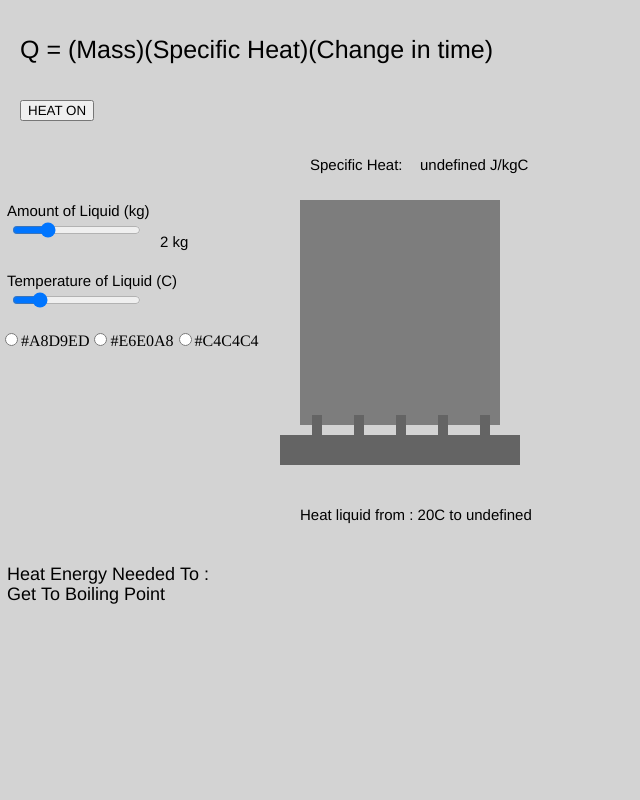
Frame 1 (no input)
Frame 60 (no input): identical to frame 1, image omitted
Frame 120 (the mouse pressed at the canvas centre since frame 60): identical to frame 1, image omitted

The p5.js sketch that drew this single still picture (run headless with seeded random() and noise() and a simulated clock; from frame 60 on, the mouse is pressed at the canvas centre):

// p5.js sketch
// ── sketch.js
var xpos,ypos;
var ySize;
var liqcolor;
var shtext;
var boilpt;
var flame;
var templ;
var running = false;

function setup() {
  canvas = createCanvas(640, 800);
  frameRate(30);

  
  aSlider = createSlider(1,5,2);
  aSlider.position(10, 220);
  aSlider.mousePressed(filler);
  aSlider.mouseReleased(filler);
  aSlider.class("sim-slider");
  
  tempWSlider = createSlider(1,110,20);
  tempWSlider.position(10, 290);
  tempWSlider.mousePressed(filler);
  tempWSlider.mouseReleased(filler);
  tempWSlider.class("sim-slider");

  
  boilButton = createButton('HEAT ON');
  boilButton.position(20,100);
  boilButton.mouseClicked(togglePlayButton);
  boilButton.class("sim-button");
  
  radioVert = createRadio();
  radioVert.position(0,330);
  radioVert.option('Water', '#A8D9ED');
  radioVert.option('Olive Oil', '#E6E0A8');
  radioVert.option('Mercury', '#C4C4C4');
  
  radioVert.class('sim-radio vertical');
  radioVert.changed(switchColor);
  
  
  liquidc = color('#7D7D7D');
  
  liqcolor=125,125,125,255;
}

function draw() {
background('lightgray');
  fill("black");
  textSize(15);
  textStyle(NORMAL);
  text("Amount of Liquid (kg)",7,216);
  text("Temperature of Liquid (C)",7,286);
  text("Specific Heat: ",310,170);
  text(shtext+" J/kgC ",420,170);
  text("Heat liquid from : "+ tempWSlider.value()+"C to "+ boilpt,300,520);
  text(aSlider.value()+" kg ",160, 247);

  
  textSize(18);
  text("Heat Energy Needed To : ",7,580);
  text("Get To Boiling Point ",7,600);
  textSize(25);
  text("Q = (Mass)(Specific Heat)(Change in time)",20,58);
  
///////////////////////////////////////////////////////////////////////////////////////////
if (flame==true){
drawFlame();
Q=(aSlider.value()*shtext*(templ-tempWSlider.value()));
textSize(35);
text(Q+" J",7,650);
}
drawContainer();
drawStove();
  fill(liquidc);
  rect(310,ypos,180,ySize);


ySize=aSlider.value()*40;

if (aSlider.value()==1){
ypos=360;
}
if (aSlider.value()==2){
ypos=320;
}
if (aSlider.value()==3){
ypos=280;
}
if (aSlider.value()==4){
ypos=240;
}
if (aSlider.value()==5){
ypos=200;
}

if (radioVert.value() == '#A8D9ED') {
shtext=4186;
boilpt=100+ "C (Boiling Point)";
templ=100;
}

if (radioVert.value() == '#E6E0A8') {
shtext=1970;
boilpt=207+"C (Smoking Point)";
templ=207;
}

if (radioVert.value() == '#C4C4C4') {
shtext=140;
boilpt=357 + "C (Boiling Point)";
templ=357;
}
  
  
    }





function filler(){

}

function togglePlayButton(){
if (!running){
running = true;
flame=true;
return
}
if (running){
	  flame=false;
      running = false;
      return
    }
}

function drawContainer(){
  noStroke();
  rectMode(CORNER);
  fill(125,125,125,255);
  rect(300,200,200,225);
}

function drawFlame(){
  noStroke();
  rectMode(CORNER);
  fill('#E69539');
  rect(300,420,200,30);
}

function drawStove(){
  noStroke();
  rectMode(CORNER);
  fill(100,100,100,255);
  rect(280,435,240,30);
  rect(312,415,10,30);
  rect(354,415,10,30);
  rect(396,415,10,30);
  rect(438,415,10,30);
  rect(480,415,10,30);
}


function switchColor(){
  liquidc = radioVert.value();
}
